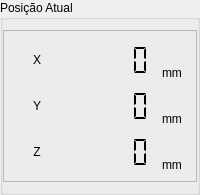
                  <widget class="QGroupBox" name="groupActualPosition">
                   <property name="sizePolicy">
                    <sizepolicy hsizetype="Preferred" vsizetype="Preferred">
                     <horstretch>0</horstretch>
                     <verstretch>0</verstretch>
                    </sizepolicy>
                   </property>
                   <property name="minimumSize">
                    <size>
                     <width>0</width>
                     <height>0</height>
                    </size>
                   </property>
                   <property name="maximumSize">
                    <size>
                     <width>16777215</width>
                     <height>16777215</height>
                    </size>
                   </property>
                   <property name="title">
                    <string>Posição Atual</string>
                   </property>
                   <layout class="QVBoxLayout" name="verticalLayout_17">
                    <property name="leftMargin">
                     <number>0</number>
                    </property>
                    <property name="topMargin">
                     <number>10</number>
                    </property>
                    <property name="rightMargin">
                     <number>0</number>
                    </property>
                    <property name="bottomMargin">
                     <number>10</number>
                    </property>
                    <item>
                     <widget class="QFrame" name="frame_5">
                      <property name="frameShape">
                       <enum>QFrame::StyledPanel</enum>
                      </property>
                      <property name="frameShadow">
                       <enum>QFrame::Raised</enum>
                      </property>
                      <layout class="QGridLayout" name="gridLayout_3">
                       <property name="leftMargin">
                        <number>20</number>
                       </property>
                       <property name="rightMargin">
                        <number>9</number>
                       </property>
                       <item row="1" column="1">
                        <widget class="QLCDNumber" name="lcdPositionY">
                         <property name="minimumSize">
                          <size>
                           <width>100</width>
                           <height>40</height>
                          </size>
                         </property>
                         <property name="maximumSize">
                          <size>
                           <width>100</width>
                           <height>40</height>
                          </size>
                         </property>
                         <property name="frameShape">
                          <enum>QFrame::NoFrame</enum>
                         </property>
                         <property name="smallDecimalPoint">
                          <bool>true</bool>
                         </property>
                         <property name="digitCount">
                          <number>5</number>
                         </property>
                         <property name="segmentStyle">
                          <enum>QLCDNumber::Flat</enum>
                         </property>
                        </widget>
                       </item>
                       <item row="1" column="0">
                        <widget class="QLabel" name="labelPositionY">
                         <property name="text">
                          <string>Y</string>
                         </property>
                         <property name="alignment">
                          <set>Qt::AlignCenter</set>
                         </property>
                        </widget>
                       </item>
                       <item row="0" column="0">
                        <widget class="QLabel" name="labelPositionX">
                         <property name="text">
                          <string>X</string>
                         </property>
                         <property name="alignment">
                          <set>Qt::AlignCenter</set>
                         </property>
                        </widget>
                       </item>
                       <item row="0" column="1">
                        <widget class="QLCDNumber" name="lcdPositionX">
                         <property name="minimumSize">
                          <size>
                           <width>100</width>
                           <height>40</height>
                          </size>
                         </property>
                         <property name="maximumSize">
                          <size>
                           <width>100</width>
                           <height>40</height>
                          </size>
                         </property>
                         <property name="styleSheet">
                          <string notr="true"/>
                         </property>
                         <property name="frameShape">
                          <enum>QFrame::NoFrame</enum>
                         </property>
                         <property name="frameShadow">
                          <enum>QFrame::Plain</enum>
                         </property>
                         <property name="smallDecimalPoint">
                          <bool>true</bool>
                         </property>
                         <property name="digitCount">
                          <number>5</number>
                         </property>
                         <property name="mode">
                          <enum>QLCDNumber::Dec</enum>
                         </property>
                         <property name="segmentStyle">
                          <enum>QLCDNumber::Flat</enum>
                         </property>
                         <property name="value" stdset="0">
                          <double>0.000000000000000</double>
                         </property>
                        </widget>
                       </item>
                       <item row="2" column="1">
                        <widget class="QLCDNumber" name="lcdPositionZ">
                         <property name="minimumSize">
                          <size>
                           <width>100</width>
                           <height>40</height>
                          </size>
                         </property>
                         <property name="maximumSize">
                          <size>
                           <width>100</width>
                           <height>40</height>
                          </size>
                         </property>
                         <property name="frameShape">
                          <enum>QFrame::NoFrame</enum>
                         </property>
                         <property name="smallDecimalPoint">
                          <bool>true</bool>
                         </property>
                         <property name="digitCount">
                          <number>5</number>
                         </property>
                         <property name="segmentStyle">
                          <enum>QLCDNumber::Flat</enum>
                         </property>
                         <property name="value" stdset="0">
                          <double>0.000000000000000</double>
                         </property>
                         <property name="intValue" stdset="0">
                          <number>0</number>
                         </property>
                        </widget>
                       </item>
                       <item row="2" column="0">
                        <widget class="QLabel" name="labelPositionZ">
                         <property name="text">
                          <string>Z</string>
                         </property>
                         <property name="alignment">
                          <set>Qt::AlignCenter</set>
                         </property>
                        </widget>
                       </item>
                       <item row="0" column="2">
                        <widget class="QLabel" name="labelPositionX_2">
                         <property name="text">
                          <string>mm</string>
                         </property>
                         <property name="alignment">
                          <set>Qt::AlignBottom|Qt::AlignLeading|Qt::AlignLeft</set>
                         </property>
                        </widget>
                       </item>
                       <item row="1" column="2">
                        <widget class="QLabel" name="labelPositionY_2">
                         <property name="text">
                          <string>mm</string>
                         </property>
                         <property name="alignment">
                          <set>Qt::AlignBottom|Qt::AlignLeading|Qt::AlignLeft</set>
                         </property>
                        </widget>
                       </item>
                       <item row="2" column="2">
                        <widget class="QLabel" name="labelPositionY_3">
                         <property name="text">
                          <string>mm</string>
                         </property>
                         <property name="alignment">
                          <set>Qt::AlignBottom|Qt::AlignLeading|Qt::AlignLeft</set>
                         </property>
                        </widget>
                       </item>
                      </layout>
                     </widget>
                    </item>
                   </layout>
                  </widget>
